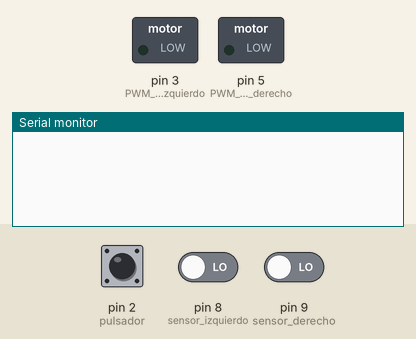
A sketch run on a simulated Arduino Uno, built with avr-gcc and run on an emulated ATmega328P. On the bench: switched loads named in the sketch (green lamp = pin HIGH), the last lines printed to the serial monitor. The inputs (shaded band) are chosen by the test bench; at power-on: pin 2 (pulsador) LOW, pin 8 (sensor_izquierdo) LOW, pin 9 (sensor_derecho) LOW.

Above: at 1.2 s.
1.3 s: pin 2 (pulsador) pulled HIGH for 0.15 s
At 2.6 s:
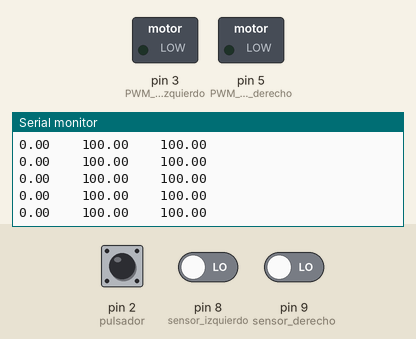
2.9 s: pin 2 (pulsador) driven HIGH and pin 8 (sensor_izquierdo) driven HIGH
At 3.5 s:
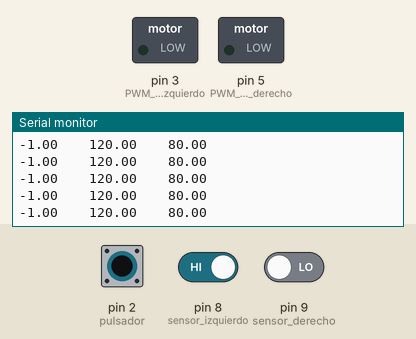
5.9 s: pin 2 (pulsador) pulsed LOW 5 times (0.12 s each, 0.3 s apart)
10.4 s: pin 9 (sensor_derecho) driven HIGH
At 11.0 s:
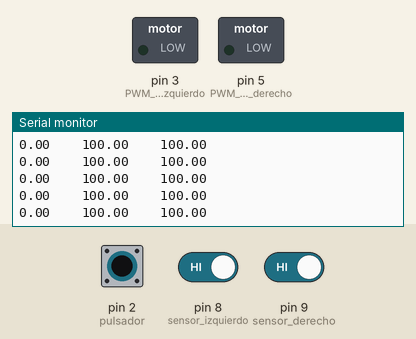

The sketch:

PID_Nano.ino
```cpp
/********************************************************
 * PID Basic Example
 * Reading analog input 0 to control analog PWM output 3
 ********************************************************/

#include <PID_v1.h>

int sensor[2]={0, 0};
int error;

//Define Variables we'll be connecting to
double Setpoint, Input, Output, MotorIzquierdo, MotorDerecho;

//Specify the links and initial tuning parameters
double Kp=20, Ki=0, Kd=0;
PID myPID(&Input, &Output, &Setpoint, Kp, Ki, Kd, DIRECT);

// Velocidad general
int velocidad=100;

void setup()
{
  pinMode(2,INPUT); // pulsador
  pinMode(8,INPUT); // sensor izquierdo
  pinMode(9,INPUT); // sensor derecho

  pinMode(3,OUTPUT); //PWM Motor izquierdo
  pinMode(5,OUTPUT); //PWM Motor derecho
  Serial.begin(9600); //Enable Serial Communications

  //initialize the variables we're linked to
  Input = 1;
  Setpoint = 0;

  //turn the PID on
  myPID.SetMode(AUTOMATIC);
}

int read_sensor_values()
{
  sensor[0]=digitalRead(8); // sensor izquierdo
  sensor[1]=digitalRead(9); // sensor derecho

  if((sensor[0]==LOW)&&(sensor[1]==HIGH))
  error=1;  // Posicion a la izquierda de la linea
  else if((sensor[0]==HIGH)&&(sensor[1]==HIGH))
  error=0;  // Posicion centrado
  else if((sensor[0]==HIGH)&&(sensor[1]==LOW))
  error=-1; // Posicion a la derecha de la linea
  else if((sensor[0]==LOW)&&(sensor[1]==LOW))   // Posicion fuera de linea totalmente y recuerda para que lado estaba anteriormente
    {
    if(error==-1)
        error=-2;   // Muy a la derecha
    else if (error==1)
        error=2;    // Muy a la izquierda
    }
    return error;
}

void largada(){

    // Pulsador de largada en pin 2
    while (digitalRead(2)==LOW){
            digitalWrite(3,LOW);   // Motor izquierdo apagado
            digitalWrite(5,LOW);   // Motor derecho apagado
        }
}

void loop()
{
  largada();
  Input = read_sensor_values();
  myPID.Compute();

  MotorIzquierdo=velocidad+Output;
  MotorDerecho=velocidad-Output;

  Serial.print(Input);
  Serial.print("    ");
  Serial.print(MotorIzquierdo);
  Serial.print("    ");
  Serial.println(MotorDerecho);
  //analogWrite(PIN_OUTPUT, Output);
}
```

Measured:
- after the input at 1.3 s, the serial monitor: prints a new line at once (image 1)
- after the input at 2.9 s, the serial monitor: prints a new line at once (image 2)
- after the input at 10.4 s, the serial monitor: prints a new line after 0.09 s (image 3)
